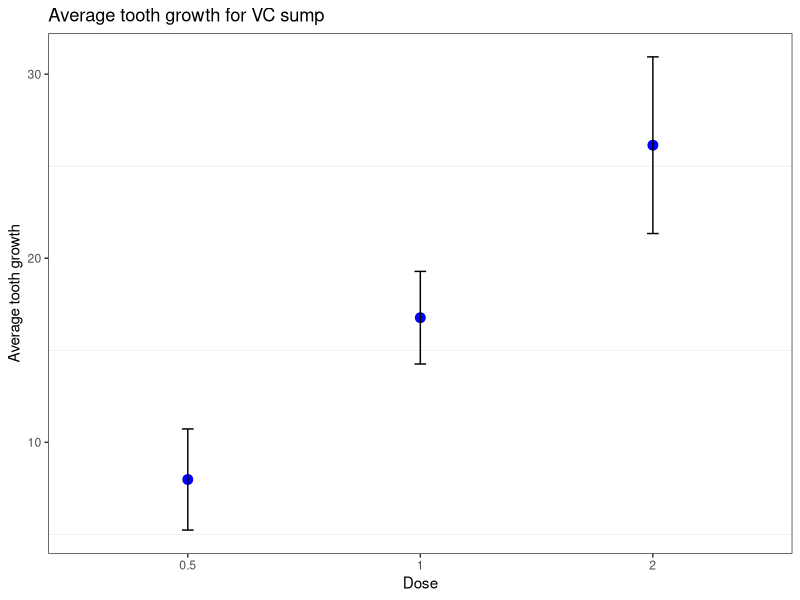
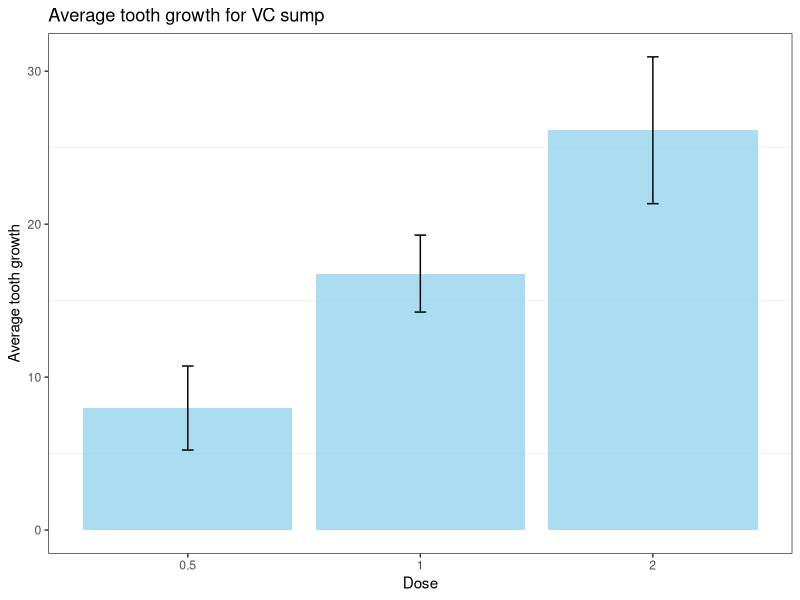

The R script that drew these images, in order:
library(tidyverse)
library(ggplot2)

view(ToothGrowth)

theme_set(theme_bw()+theme(panel.grid.major = element_blank()))

ToothGrowth %>% 
  filter(supp == "VC") %>% 
  mutate(dose = as.factor(dose)) %>% 
  group_by(dose) %>%
  summarise(mean_len = mean(len),
            sd_len = sd(len)) %>% 
  ggplot(aes(dose, mean_len))+
  geom_point(size = 3,
             colour = "blue")+
  geom_errorbar(aes(dose,
                    ymin = mean_len - sd_len,
                    ymax = mean_len + sd_len,
                    width = 0.05))+
  labs(title = "Average tooth growth for VC sump")+
  xlab("Dose")+
  ylab("Average tooth growth")

ToothGrowth %>% 
  filter(supp == "VC") %>% 
  mutate(dose = as.factor(dose)) %>% 
  group_by(dose) %>%
  summarise(mean_len = mean(len),
            sd_len = sd(len)) %>% 
  ggplot(aes(dose, mean_len))+
  geom_bar(stat = "identity",
           fill = "skyblue",
           alpha = 0.7)+
  geom_errorbar(aes(dose,
                    ymin = mean_len - sd_len,
                    ymax = mean_len + sd_len,
                    width = 0.05))+
  labs(title = "Average tooth growth for VC sump")+
  xlab("Dose")+
  ylab("Average tooth growth")

  